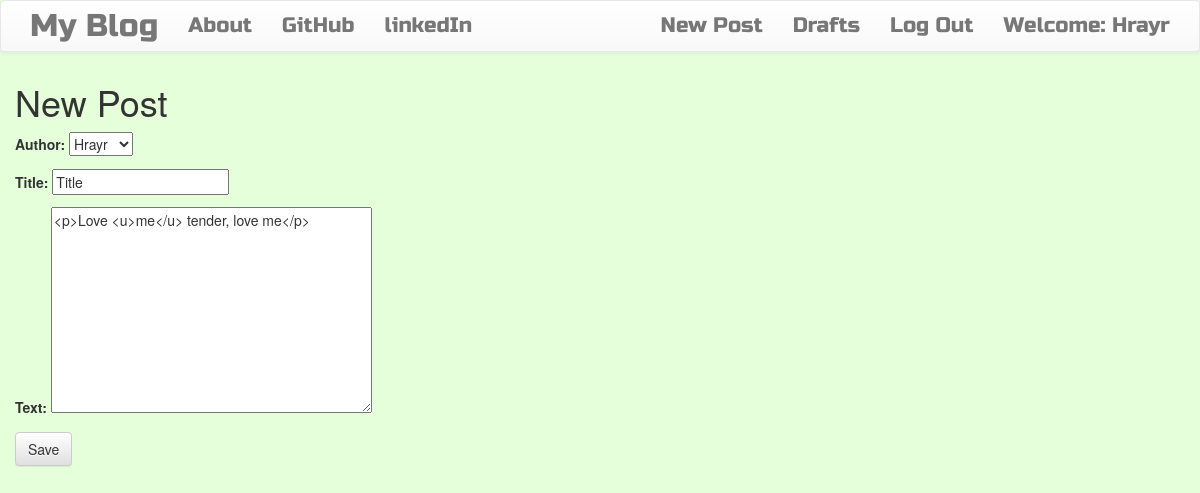
Screenshot of /post/3/update/ (signed in) with the database file from the repository.
### blog/models.py (models this page shows, shortened)
class Post(models.Model):
    author = models.ForeignKey('auth.User', on_delete=models.PROTECT)
    title = models.CharField(max_length=200)
    text = models.TextField()
    created_date = models.DateTimeField(default=timezone.now)
    published_date = models.DateTimeField(blank=True, null=True)

### blog/views.py (the view)
# urls.py: url(r'^post/(?P<pk>\d+)/update/$', views.PostUpdateView.as_view(), name='post_edit'),
class PostUpdateView(LoginRequiredMixin, UpdateView):
    login_url = '/login/'
    redirect_field_name = 'blog/post_detail.html'
    form_class = PostForm
    model = Post

### blog/forms.py
class PostForm(forms.ModelForm):
    class Meta():
        model = Post
        fields = ('author', 'title', 'text')
        widgets = {
            'title':forms.TextInput(attrs={'class':'textinputclass'}),
            'text':forms.Textarea(attrs={'class':'editable medium-editor-textarea postcontent'})
        }

### blog/templates/blog/post_form.html (shortened to what this page needs)
{% extends 'blog/base.html' %}
{% block content %}
<h1>New Post</h1>
<form class="post-form" method="post">
  {{form.as_p}}
  <button type="submit" class="save btn btn-default" >Save</button>
</form>
{% endblock %}

### blog/templates/blog/base.html (shortened to what this page needs)
<!DOCTYPE html>
{% load staticfiles %}
<html lang="en" dir="ltr">
  <head>
    <link rel="stylesheet" href="https://maxcdn.bootstrapcdn.com/bootstrap/3.3.7/css/bootstrap.min.css">
    <link rel="stylesheet" href="https://maxcdn.bootstrapcdn.com/bootstrap/3.3.7/css/bootstrap-theme.min.css">
    <link rel="stylesheet" href="//cdn.jsdelivr.net/npm/medium-editor@latest/dist/css/medium-editor.min.css" type="text/css" media="screen" charset="utf-8">
    <link rel="stylesheet" href="{% static 'css/blog.css' %}">
  </head>
  <body>
    <nav class="navbar navbar-default techfont custom-navbar">
      <div class="container">
        <ul class="nav navbar-nav">
        <li> <a class="navbar-brand bigbrand" href="{% url 'post_list' %}">My Blog</a> </li>
        <li> <a class="" href="{% url 'about' %}">About</a> </li>
        <li> <a href="https://www.github.com">GitHub</a> </li>
        <li> <a href="https://www.linkedin.com">linkedIn</a> </li>
        </ul>
        <ul class="nav navbar-nav navbar-right">
          {% if user.is_authenticated %}
          <li>
            <a href="{% url 'post_new' %}">New Post</a>
          </li>
          <li>
            <a href="{% url 'post_draft_list' %}">Drafts</a>
          </li>
          <li>
            <a href="{% url 'logout' %}">Log Out</a>
          </li>
          <li>
            <a>Welcome: {{user.username}}</a>
          </li>
          {% else %}
          <li>
            <a class="nav navbar-right" href="{% url 'login' %}"> <span class="glyphicon glyphicon-user"></span> </a>
          </li>
          {% endif %}
        </ul>
      </div>
    </nav>
    <div class="content container">
      <div class="row">
        <div class="blog_posts">
          {% block content %}
          {% endblock %}
        </div>
      </div>
    </div>
  </body>
</html>

### blog/static/css/blog.css (style rules this page uses)
.techfont { font-family: 'Russo One', sans-sans-serif; font-size: 1.5em; margin-bottom: 10px; }
.bigbrand { font-size: 1.5em; }

### blog/templates/blog/base.html (style rules this page uses)
body { background-color: #e5ffdb; }

### rows the page displays
Post: author "Hrayr", title "Title", text "<p>Love <u>me</u> tender, love me</p>"

### other values shown
{{ user.username }} "Hrayr"
